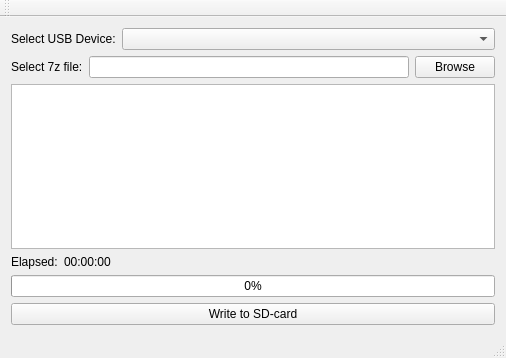
<?xml version="1.0" encoding="UTF-8"?>
<ui version="4.0">
 <class>MainWindow</class>
 <widget class="QMainWindow" name="MainWindow">
  <property name="geometry">
   <rect>
    <x>0</x>
    <y>0</y>
    <width>506</width>
    <height>358</height>
   </rect>
  </property>
  <property name="sizePolicy">
   <sizepolicy hsizetype="Expanding" vsizetype="Expanding">
    <horstretch>0</horstretch>
    <verstretch>0</verstretch>
   </sizepolicy>
  </property>
  <property name="windowTitle">
   <string>MainWindow</string>
  </property>
  <widget class="QWidget" name="centralWidget">
   <property name="enabled">
    <bool>true</bool>
   </property>
   <property name="sizePolicy">
    <sizepolicy hsizetype="Expanding" vsizetype="Expanding">
     <horstretch>0</horstretch>
     <verstretch>0</verstretch>
    </sizepolicy>
   </property>
   <layout class="QVBoxLayout" name="verticalLayout">
    <item>
     <layout class="QHBoxLayout" name="horizontalLayout">
      <item>
       <widget class="QLabel" name="label">
        <property name="text">
         <string>Select USB Device:</string>
        </property>
       </widget>
      </item>
      <item>
       <widget class="QComboBox" name="comboBox">
        <property name="sizePolicy">
         <sizepolicy hsizetype="Expanding" vsizetype="Fixed">
          <horstretch>0</horstretch>
          <verstretch>0</verstretch>
         </sizepolicy>
        </property>
       </widget>
      </item>
     </layout>
    </item>
    <item>
     <layout class="QHBoxLayout" name="horizontalLayout_2">
      <item>
       <widget class="QLabel" name="label_2">
        <property name="text">
         <string>Select 7z file:</string>
        </property>
       </widget>
      </item>
      <item>
       <widget class="QLineEdit" name="filenameEdit"/>
      </item>
      <item>
       <widget class="QPushButton" name="fileSelector">
        <property name="text">
         <string>Browse</string>
        </property>
       </widget>
      </item>
     </layout>
    </item>
    <item>
     <widget class="QTextBrowser" name="textBrowser"/>
    </item>
    <item>
     <layout class="QHBoxLayout" name="horizontalLayout_3">
      <item>
       <widget class="QLabel" name="label_3">
        <property name="text">
         <string>Elapsed:</string>
        </property>
       </widget>
      </item>
      <item>
       <widget class="QLabel" name="labelTime">
        <property name="sizePolicy">
         <sizepolicy hsizetype="Expanding" vsizetype="Preferred">
          <horstretch>0</horstretch>
          <verstretch>0</verstretch>
         </sizepolicy>
        </property>
        <property name="text">
         <string>00:00:00</string>
        </property>
       </widget>
      </item>
     </layout>
    </item>
    <item>
     <widget class="QProgressBar" name="progressBar">
      <property name="value">
       <number>0</number>
      </property>
     </widget>
    </item>
    <item>
     <widget class="QPushButton" name="writeButton">
      <property name="text">
       <string>Write to SD-card</string>
      </property>
     </widget>
    </item>
   </layout>
  </widget>
  <widget class="QMenuBar" name="menuBar">
   <property name="enabled">
    <bool>true</bool>
   </property>
   <property name="geometry">
    <rect>
     <x>0</x>
     <y>0</y>
     <width>506</width>
     <height>27</height>
    </rect>
   </property>
  </widget>
  <widget class="QToolBar" name="mainToolBar">
   <property name="enabled">
    <bool>false</bool>
   </property>
   <attribute name="toolBarArea">
    <enum>TopToolBarArea</enum>
   </attribute>
   <attribute name="toolBarBreak">
    <bool>false</bool>
   </attribute>
  </widget>
  <widget class="QStatusBar" name="statusBar">
   <property name="enabled">
    <bool>true</bool>
   </property>
  </widget>
 </widget>
 <layoutdefault spacing="6" margin="11"/>
 <resources/>
 <connections/>
</ui>
